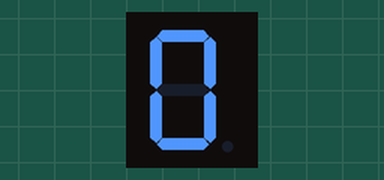
Simulated run of this sketch. Board: Arduino Uno, built with avr-gcc and run on an emulated ATmega328P. On the bench: 1-digit seven-segment display. Wiring (inferred from the names in the program): 1-digit 7-segment display, segments lit when HIGH: segments pin 2, pin 3, pin 4, pin 5, pin 6, pin 7, pin 8. The segment pins are drawn as the display they are named for.

Above: at 0.1 s.
At 1.1 s:
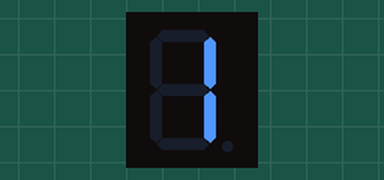
At 2.1 s:
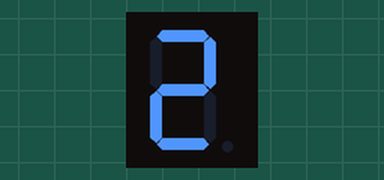
At 5.1 s:
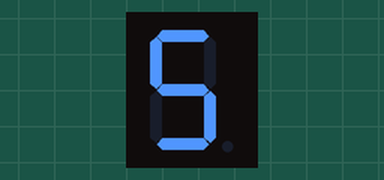
At 7.1 s:
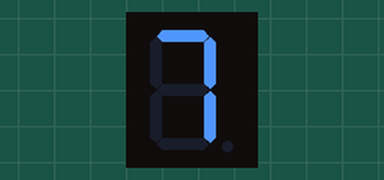
At 10.1 s:
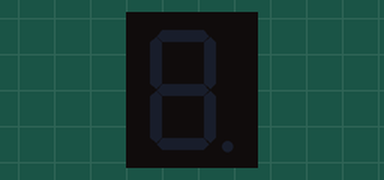

The sketch:

SevenSegLEDDisplay.ino
```cpp
/** Raphael Talusan, 9/27/2022,
**/

int rd = 4;
int md = 5;
int ld = 6;
int ru = 3;
int mu = 2;
int lu = 7;
int mm = 8;
int stopperiod = 1;
void setup() {
  // put your setup code here, to run once:
  pinMode(rd, OUTPUT);
  pinMode(md, OUTPUT);
  pinMode(ld, OUTPUT);
  pinMode(ru, OUTPUT);
  pinMode(mu, OUTPUT);
  pinMode(lu, OUTPUT);
  pinMode(mm, OUTPUT);
  digitalWrite(rd, LOW);
  digitalWrite(md, LOW);
  digitalWrite(ld, LOW);
  digitalWrite(ru, LOW);
  digitalWrite(mu, LOW);
  digitalWrite(lu, LOW);
  digitalWrite(mm, LOW);
}
void loop() //runs everything in order, loops with 3 sec delay
{
  zero(stopperiod);
  one(stopperiod);
  two(stopperiod);
  three(stopperiod);
  four(stopperiod);
  five(stopperiod);
  six(stopperiod);
  seven(stopperiod);
  eight(stopperiod);
  nine(stopperiod);
  none(stopperiod);
  delay(stopperiod*3000);
}
void zero(int stopperiod){
  digitalWrite(rd, HIGH);
  digitalWrite(md, HIGH);
  digitalWrite(ld, HIGH);
  digitalWrite(ru, HIGH);
  digitalWrite(mu, HIGH);
  digitalWrite(lu, HIGH);
  digitalWrite(mm, LOW);
  delay(stopperiod*1000);
}
void one(int stopperiod){
  digitalWrite(rd, HIGH);
  digitalWrite(md, LOW);
  digitalWrite(ld, LOW);
  digitalWrite(mu, LOW);
  digitalWrite(mm, LOW);
  digitalWrite(lu, LOW);
  digitalWrite(ru, HIGH);//lu and ru on
  delay(stopperiod*1000);
}
void two(int stopperiod){
  digitalWrite(rd, LOW);
  digitalWrite(md, HIGH);
  digitalWrite(ld, HIGH);
  digitalWrite(ru, HIGH);
  digitalWrite(mu, HIGH);
  digitalWrite(lu, LOW);
  digitalWrite(mm, HIGH);
  delay(stopperiod*1000);
}
void three(int stopperiod){
  digitalWrite(rd, HIGH);
  digitalWrite(md, HIGH);
  digitalWrite(ld, LOW);
  digitalWrite(ru, HIGH);
  digitalWrite(mu, HIGH);
  digitalWrite(lu, LOW);
  digitalWrite(mm, HIGH);
  delay(stopperiod*1000);
}
void four(int stopperiod){
  digitalWrite(rd, HIGH);
  digitalWrite(md, LOW);
  digitalWrite(ld, LOW);
  digitalWrite(ru, HIGH);
  digitalWrite(mu, LOW);
  digitalWrite(lu, HIGH);
  digitalWrite(mm, HIGH);
  delay(stopperiod*1000);
}
void five(int stopperiod){
  digitalWrite(rd, HIGH);
  digitalWrite(md, HIGH);
  digitalWrite(ld, LOW);
  digitalWrite(ru, LOW);
  digitalWrite(mu, HIGH);
  digitalWrite(lu, HIGH);
  digitalWrite(mm, HIGH);
  delay(stopperiod*1000);
}
void six(int stopperiod){
  digitalWrite(rd, HIGH);
  digitalWrite(md, HIGH);
  digitalWrite(ld, HIGH);
  digitalWrite(ru, LOW);
  digitalWrite(mu, HIGH);
  digitalWrite(lu, HIGH);
  digitalWrite(mm, HIGH);
  delay(stopperiod*1000);
}
void seven(int stopperiod){
  digitalWrite(rd, HIGH);
  digitalWrite(md, LOW);
  digitalWrite(ld, LOW);
  digitalWrite(ru, HIGH);
  digitalWrite(mu, HIGH);
  digitalWrite(lu, LOW);
  digitalWrite(mm, LOW);
  delay(stopperiod*1000);
}
void eight(int stopperiod){
  digitalWrite(rd, HIGH);
  digitalWrite(md, HIGH);
  digitalWrite(ld, HIGH);
  digitalWrite(ru, HIGH);
  digitalWrite(mu, HIGH);
  digitalWrite(lu, HIGH);
  digitalWrite(mm, HIGH);
  delay(stopperiod*1000);
}
void nine(int stopperiod){
  digitalWrite(rd, HIGH);
  digitalWrite(md, LOW);
  digitalWrite(ld, LOW);
  digitalWrite(ru, HIGH);
  digitalWrite(mu, HIGH);
  digitalWrite(lu, HIGH);
  digitalWrite(mm, HIGH);
  delay(stopperiod*1000);
}
void none(int stopperiod){
  digitalWrite(rd, LOW);
  digitalWrite(md, LOW);
  digitalWrite(ld, LOW);
  digitalWrite(ru, LOW);
  digitalWrite(mu, LOW);
  digitalWrite(lu, LOW);
  digitalWrite(mm, LOW);
  delay(stopperiod*1000);
}
```

Measured:
- by itself, everything shown: repeats every 14.0 s, in 11 steps
- what the display in image 1 shows lasts 1.0 s, from 1.0 s to 2.0 s
- what the display in image 5 shows lasts 4.0 s, from 10.0 s to 14.0 s
